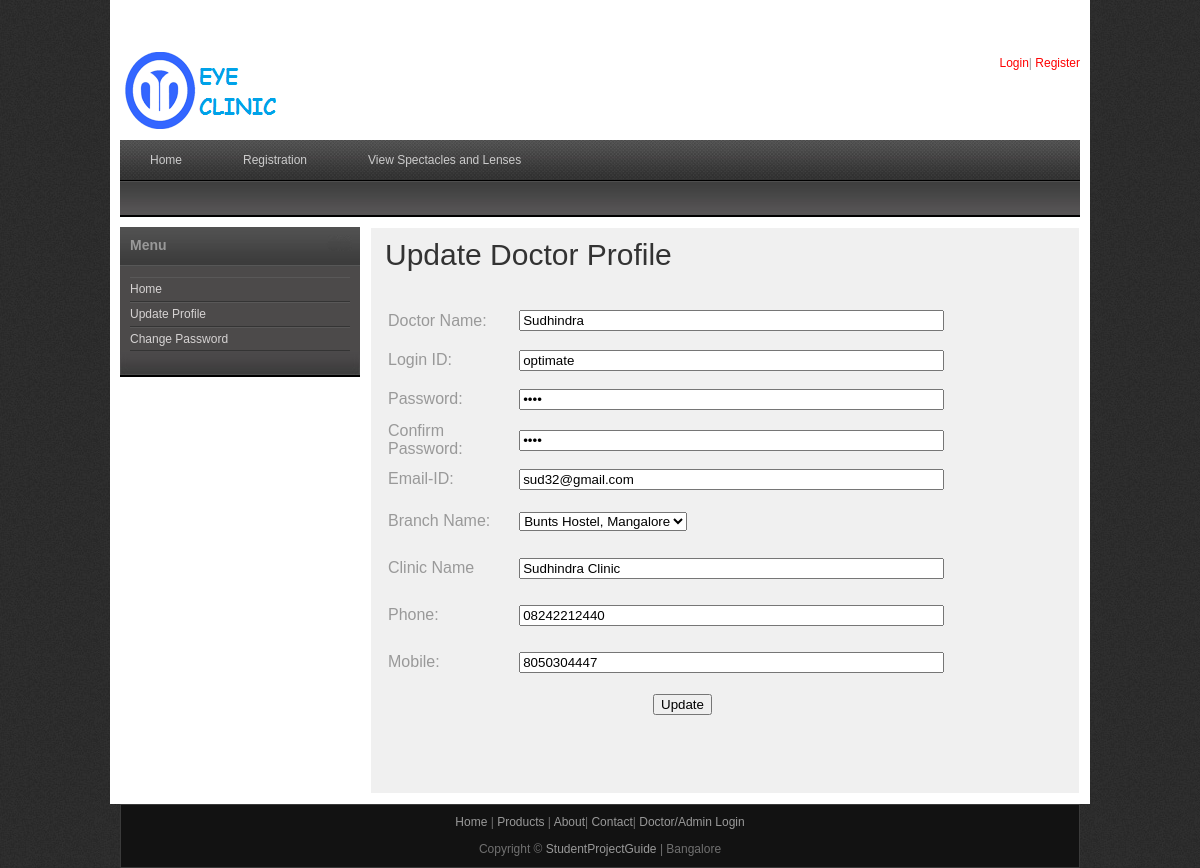
The app's page /updatedoctor.php?docid=3 with its own data.
### tables this page shows
CREATE TABLE IF NOT EXISTS `doctor` (
  `doc_id` int(10) NOT NULL AUTO_INCREMENT,
  `branch_id` int(10) NOT NULL,
  `doc_name` varchar(25) NOT NULL,
  `clinic_name` varchar(25) NOT NULL,
  `email_id` varchar(25) NOT NULL,
  `phone` varchar(25) NOT NULL,
  `mobile` varchar(25) NOT NULL,
  `login_id` varchar(25) NOT NULL,
  `password` varchar(25) NOT NULL,
  `created_at` date NOT NULL,
  `last_login` datetime NOT NULL,
  PRIMARY KEY (`doc_id`)
);

### updatedoctor.php (the view, shortened to what this page needs)
<?php
include("includes/header.php");
include("includes/conn.php");
if(isset($_SESSION["doc_id"]))
{
		$resdocrec =  mysqli_query($con,"Select * from doctor where doc_id='$_SESSION[doc_id]'");
}
else
{
	$resdocrec =  mysqli_query($con,"Select * from doctor where doc_id='$_GET[docid]'");
}
$rowsdoc = mysqli_fetch_array($resdocrec);
$brid = $rowsdoc[branch_id];
$docname = $rowsdoc[doc_name];
$clinicname= $rowsdoc[clinic_name];
$emailid = $rowsdoc[email_id];
$phone= $rowsdoc[phone];
$mobile= $rowsdoc[mobile];
$loginid= $rowsdoc[login_id];
$password = $rowsdoc[password];
?>
    <div id="templatemo_main">
   		<div id="sidebar" class="float_l">
        	<div class="sidebar_box"><span class="bottom"></span>
            	<?php
				include("sidebar.php");
			?>
            </div>
   		</div>
        <div id="content" class="float_r">
          <h1>Update Doctor Profile</h1>
          <form id="form1" name="form1" method="post" action=""  onsubmit="return validation()">
            <table width="595" border="0">
              <tr>
                <td width="118" height="40"><label for="docname" class="left">Doctor Name:</label></td>
                <td width="304"><label for="docname" class="left"></label>
                <input class="right" name="docname" type="text" id="docname" size="50" value="<?php   echo $docname;?>"/></td>
              </tr>
              <tr>
                <td height="35"><label  class="left" for="loginid" >Login ID:</label></td>
                <td><input  class="right" name="loginid" type="text" id="loginid" readonly="readonly" size="50" value="<?php   echo $loginid ;?>" /></td>
              </tr>
              <tr>
                <td height="39">Password:</td>
                <td><input name="password" type="password" class="right"  id="password" size="50" value="<?php   echo $password ;?>"/></td>
              </tr>
              <tr>
                <td height="39">Confirm Password:</td>
                <td><input name="cpassword" type="password" class="right"  id="dob" size="50" value="<?php   echo $password;?>" /></td>
              </tr>
              <tr>
                <td height="35">Email-ID:</td>
                <td><input name="emailid" type="text" class="right"  id="dob2" size="50" value="<?php   echo $emailid ;?>" /></td>
              </tr>
              <tr>
                <td height="45"><label for="contact" class="left">Branch Name:</label></td>
                 <?php
           	$resdocreca =  mysqli_query($con,"Select * from branch");
			?>
                <td><select name="bname" id="bname">
                <?php
			while($rowsa = mysqli_fetch_array($resdocreca))
			{
				if($brid == $rowsa["branch_id"])
				{
				echo "<option value='$rowsa[branch_id]' selected='selected'>$rowsa[branch_name]</option>";
				}
				else
				{
				echo "<option value='$rowsa[branch_id]'>$rowsa[branch_name]</option>";
				}
			}
			?>
                </select></td>
              </tr>
              <tr>
                <td height="45">Clinic Name</td>
                <td><input name="cname" type="text" class="right"  id="dob5" size="50" value="<?php   echo $clinicname ;?>" /></td>
              </tr>
              <tr>
                <td height="45">Phone:</td>
                <td><input name="phone" type="text" class="right"  id="dob3" size="50" value="<?php   echo $phone ;?>" /></td>
              </tr>
              <tr>
                <td height="45">Mobile:</td>
                <td><input name="mobile" type="text" class="right"  id="dob4" size="50" value="<?php   echo $mobile ;?>" /></td>
              </tr>
              <tr>
                <td height="35" colspan="2" align="center"><input type="submit" name="submit" id="submit" value="Update" class="buttonabc"/></td>
              </tr>
            </table>
            <p>&nbsp; </p>
            <p>&nbsp;</p>
          </form>
</div>
  </div>
    </div>
    <?php
include("includes/footer.php");
?>

### css/templatemo_style.css (style rules this page uses)
body { margin: 0; padding: 0; color: #999; font-family: Tahoma, Geneva, sans-serif; font-size: 12px; line-height: 1.4em; background-color: #2e2e2e; background-repeat: repeat; background-image: url(../images/templatemo_body.jpg) }
p { margin: 0 0 10px 0; padding: 0; }
h1, h2, h3, h4, h5, h6 { color: #333; font-weight: normal; }
h1 { font-size: 30px; margin: 0 0 30px; padding: 5px 0; }
.float_l { float: left }
.float_r { float: right }
#templatemo_main { width: 100%; margin-bottom: 10px; }
#content { width: 680px; background: #f0f0f0; border: 1px solid #fff; padding: 14px; }
#sidebar { width: 240px }
.sidebar_box { position: relative; background: #4c4a4a; margin-bottom: 36px; }
.sidebar_box span.bottom { position: absolute; bottom: -26px; left: 0; width: 240px; height: 26px; background: url(../images/templatemo_sidebar_bottom.jpg) }

### records on screen
doctor: docname "Sudhindra", loginid "optimate", emailid "sud32@gmail.com", cname "Sudhindra Clinic", phone "08242212440", mobile "8050304447"

### other values on screen
form field bname "Bunts Hostel, Mangalore"
